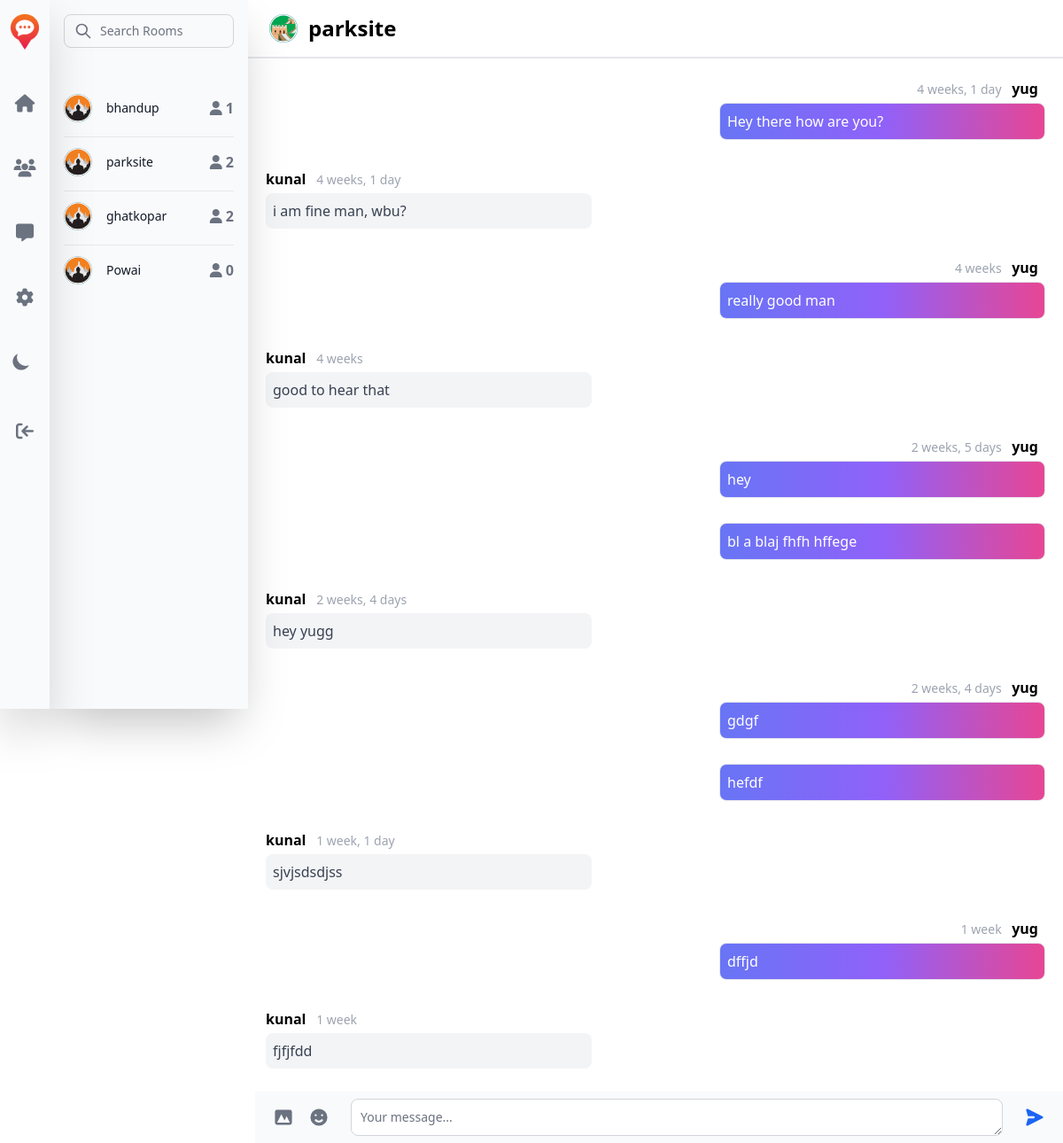
Page /room/4 (signed in) on the committed database.
### base/models.py (models this page shows, shortened)
class Room(models.Model):
    host = models.ForeignKey('User', on_delete=models.CASCADE)
    name = models.CharField(max_length=255)
    location = models.ForeignKey(Location, on_delete=models.CASCADE)
    radius = models.PositiveIntegerField()
    participants = models.ManyToManyField('User', blank=True, related_name="participants")
    created = models.DateTimeField(auto_now_add=True)

class Message(models.Model):
    content = models.CharField(max_length=500)
    room = models.ForeignKey(Room, on_delete=models.CASCADE)
    user = models.ForeignKey('User', on_delete=models.CASCADE)
    created = models.DateTimeField(auto_now_add=True)

class User(AbstractUser):
    name = models.CharField(max_length=255, null=True)
    location = models.ForeignKey(Location, on_delete=models.CASCADE, null=True, blank=True)
    rooms = models.ManyToManyField(Room, blank=True)
    def __str__(self):
        return self.username

### base/views.py (the view, shortened to what this page needs)
# urls.py: path('room/<str:pk>', views.room, name='room'),
def room(request, pk):
    global rooms
    if request.user.is_authenticated:
        rooms = getRooms(request)
    room = Room.objects.get(id=pk)
    room_messages = room.message_set.all()
    messages_with_prev = []
    prev_message = None
    for message in room_messages:
        message_with_prev = {
            'message': message,
            'prev_message': prev_message
        }
        messages_with_prev.append(message_with_prev)
        prev_message = message
    participants = room.participants.all()
    context = {'room': room, 'room_messages': messages_with_prev,
               'participants': participants, 'rooms': rooms}
    return render(request, 'base/room.html', context)

### base/views.py (called while the page is built)
def calculate_distance(lat1, lon1, lat2, lon2):
    R = 6373.0
    lat1, lon1, lat2, lon2 = map(radians, [lat1, lon1, lat2, lon2])
    dlon = lon2 - lon1
    dlat = lat2 - lat1
    a = sin(dlat / 2)**2 + cos(lat1) * cos(lat2) * sin(dlon / 2)**2
    c = 2 * atan2(sqrt(a), sqrt(1 - a))
    distance = R * c
    return distance

def getRooms(request):
    all_rooms = Room.objects.all()
    rooms = []
    username = request.user.username
    user = User.objects.get(username=username)
    userLat, userLng = user.location.latitude, user.location.longitude
    for room in all_rooms:
        roomLat, roomLng = room.location.latitude, room.location.longitude
        distance = calculate_distance(userLat, userLng, roomLat, roomLng)
        if distance <= room.radius:
            rooms.append(room)
    return rooms

### base/templates/base/room.html (shortened to what this page needs)
{% extends 'base/home.html' %}
{% load static %}
{% load custom_tags %}
{% block room_list %}
  {{ block.super }}
{% endblock %}
{% block room %}
<div class="h-full overflow-hidden">
<nav class="fixed w-full h-15 right-0 top-0 pl-72 bg-white border-gray-200 dark:bg-gray-900 border-b-2 border-gray-200 ">
  <div class="max-w-screen-xl flex flex-wrap items-center justify-between mx-auto p-4">
    <a href="{% url 'room' room.id %}" class="flex items-center">
        <img src="{% static 'base/images/svg/Asset_1.svg' %}" class="h-8 mr-3" alt="Flowbite Logo" />
        <span class="self-center text-2xl font-semibold whitespace-nowrap dark:text-white">{{room.name}}</span>
    </a>
  </div>
</nav>
{% block room_chat %}
<div class="chat-box px-3 py-16 scrollbar overflow-y-auto h-full">
  {% for msg in room_messages %}
    {% if msg.message.user.username == request.user.username %}
      <div class="block ml-auto max-w-sm p-2 my-3">
        {% if msg.message.user.username != msg.prev_message.user.username %}
        <p class="font-normal text-sm px-2 py-1 text-end text-gray-400 dark:text-gray-400">
          {{msg.message.created|timesince}}
          <span class="font-bold text-black dark:text-white text-base ml-2">{{msg.message.user}}</span>
        </p>
        {% endif %}
        <div class="border border-gray-200 p-2 rounded-lg w dark:border-gray-700 bg-gradient-to-r from-indigo-500 via-purple-500 to-pink-500">
          <p class="font-normal text-white">
            {{msg.message.content}}
          </p>
        </div>
      </div>
    {% else %}
      <div class="block max-w-sm p-2 my-3">
        {% if msg.message.user.username != msg.prev_message.user.username %}
        <p class="font-normal text-sm py-1 text-gray-400 dark:text-gray-400">
          <span class="font-bold text-black dark:text-white text-base mr-2">{{msg.message.user}}</span>
          {{msg.message.created|timesince}}
        </p>
        {% endif %}
        <div class="p-2 bg-gray-100 rounded-lg w  dark:bg-gray-600">
          <p class="font-normal text-gray-700 dark:text-white">
            {{msg.message.content}}
          </p>
        </div>
      </div>
    {% endif %}
  {% endfor %}
</div>
{% endblock %}
<div class="fixed w-full h-15 right-0 bottom-0 pl-72">
  <form action="" method="POST" class="w-full">
    <div class="flex items-center px-3 py-2 bg-gray-50 dark:bg-gray-700">
        <button type="button" class="inline-flex justify-center p-2 text-gray-500 rounded-lg cursor-pointer hover:text-gray-900 hover:bg-gray-100 dark:text-gray-400 dark:hover:text-white dark:hover:bg-gray-600">
            <svg aria-hidden="true" class="w-6 h-6" fill="currentColor" viewBox="0 0 20 20" xmlns="http://www.w3.org/2000/svg"><path fill-rule="evenodd" d="M4 3a2 2 0 00-2 2v10a2 2 0 002 2h12a2 2 0 002-2V5a2 2 0 00-2-2H4zm12 12H4l4-8 3 6 2-4 3 6z" clip-rule="evenodd"></path></svg>
        </button>
        <button type="button" class="p-2 text-gray-500 rounded-lg cursor-pointer hover:text-gray-900 hover:bg-gray-100 dark:text-gray-400 dark:hover:text-white dark:hover:bg-gray-600">
        </button>
        <textarea required id="chat" name="content" rows="1" class="block mx-4 p-2.5 w-full text-sm text-gray-900 bg-white rounded-lg border border-gray-300 focus:ring-blue-500 focus:border-blue-500 dark:bg-gray-800 dark:border-gray-600 dark:placeholder-gray-400 dark:text-white dark:focus:ring-blue-500 dark:focus:border-blue-500" placeholder="Your message..."></textarea>
        <button type="submit" class="inline-flex justify-center p-2 text-blue-600 rounded-full cursor-pointer hover:bg-blue-100 dark:text-blue-500 dark:hover:bg-gray-600">
          <svg aria-hidden="true" class="w-6 h-6 rotate-90" fill="currentColor" viewBox="0 0 20 20" xmlns="http://www.w3.org/2000/svg"><path d="M10.894 2.553a1 1 0 00-1.788 0l-7 14a1 1 0 001.169 1.409l5-1.429A1 1 0 009 15.571V11a1 1 0 112 0v4.571a1 1 0 00.725.962l5 1.428a1 1 0 001.17-1.408l-7-14z"></path></svg>
        </button>
    </div>
  </form>
</div>
</div>
{% endblock %}

### base/templates/base/home.html (shortened to what this page needs)
{% extends 'main.html' %}
{% load static %}
{% block content %}
<div class="absolute top-0 left-0 w-full">
{% block room_list %}
<aside id="room-sidebar" class="fixed top-0 p-0 left-0 ml-14 z-40 w-56 h-screen transition-transform -translate-x-full sm:translate-x-0 shadow-2xl" aria-label="Sidebar">
  <div class="h-full px-4 py-4 overflow-y-auto bg-gray-50 dark:bg-gray-800 align-middle">
    <form>
      <div class="relative">
          <div class="absolute inset-y-0 left-0 flex items-center pl-3 pointer-events-none">
          </div>
          <input type="search" id="default-search" class="block w-full p-2 pl-10 text-sm text-gray-900 border border-gray-300 rounded-lg bg-gray-50 focus:ring-blue-500 focus:border-blue-500 dark:bg-gray-700 dark:border-gray-600 dark:placeholder-gray-400 dark:text-white dark:focus:ring-blue-500 dark:focus:border-blue-500" placeholder="Search Rooms" required>
      </div>
    </form>
     <ul class="max-w-md divide-y mt-10 divide-gray-200 dark:divide-gray-700">
        {% for room in rooms %}
        <li class="py-3 sm:pb-4">
          <a href="{% url 'room' room.id %}">
            <div class="flex items-center space-x-4">
              <div class="flex-shrink-0">
                  <img class="w-8 h-8 rounded-full" src="{% static 'base/images/svg/Asset_2.svg' %}" alt="Neil image">
              </div>
              <div class="flex-1 min-w-0">
                  <p class="text-sm font-medium text-gray-900 truncate dark:text-white">
                    {{room.name}}
                  </p>
              </div>
              <div class="inline-flex items-center text-base font-semibold text-gray-500 dark:text-white">
                  <i class="fa fa-user mr-1" style="color: #6b7280;"></i>
                  {{room.participants.count}}
              </div>
            </div>
          </a>
        </li>
        {% endfor %}
     </ul>
  </div>
</aside>
{% endblock %}
<div class="sm:ml-56 relative dark:bg-gray-800" >
  {% block room %}
  {% endblock %}
</div>
</div>
{% endblock content %}

### rows in the picture
Room: name "bhandup", participants.count "1"
Room: name "parksite", participants.count "2"
Room: name "ghatkopar", participants.count "2"
Room: name "Powai", participants.count "0"
Message: message.created "4 weeks, 1 day", message.user "yug", message.content "Hey there how are you?"
Message: message.user "kunal", message.created "4 weeks, 1 day", message.content "i am fine man, wbu?"
Message: message.created "4 weeks", message.user "yug", message.content "really good man"
Message: message.user "kunal", message.created "4 weeks", message.content "good to hear that"
Message: message.created "2 weeks, 5 days", message.user "yug", message.content "hey"
Message: message.content "bl a blaj fhfh hffege"
Message: message.user "kunal", message.created "2 weeks, 4 days", message.content "hey yugg"
Message: message.created "2 weeks, 4 days", message.user "yug", message.content "gdgf"
Message: message.content "hefdf"
Message: message.user "kunal", message.created "1 week, 1 day", message.content "sjvjsdsdjss"
Message: message.created "1 week", message.user "yug", message.content "dffjd"
Message: message.user "kunal", message.created "1 week", message.content "fjfjfdd"
